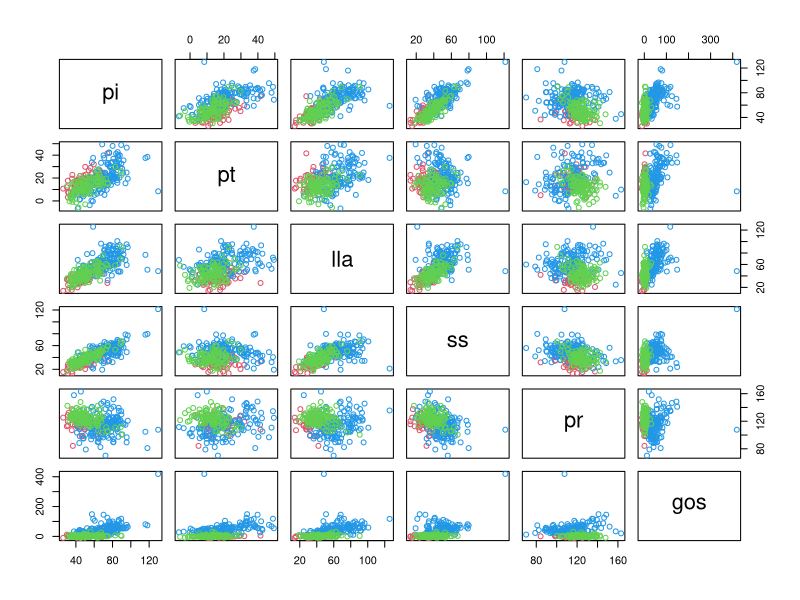
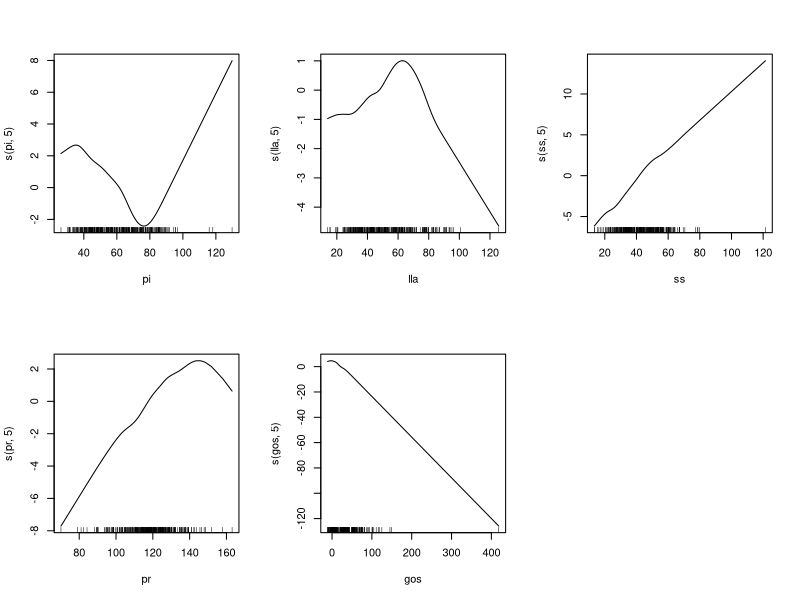

The R script that drew these images, in order:
## ---- chunk 1
knitr::opts_chunk$set(echo = TRUE)
## ---- chunk 2
library(MASS)
library(class)
library(gam)
library(nnet)
library(e1071)
## ---- chunk 3
vc = read.csv("vertebral-column.csv", stringsAsFactors=TRUE)
head(vc)
## ---- chunk 4
plot(vc[,-7], col=as.numeric(vc[,7])+1)
## ---- chunk 5
r = vector("list", 5)
A = vector("numeric", 5)
names(r) = c("LDA", "QDA", "NB", "MLR", "KNN")
names(A) = c("LDA", "QDA", "NB", "MLR", "KNN")
## ---- chunk 6
r[[1]] = lda(class ~ ., data=vc)
yhat = predict(r[[1]], newdata=vc)$class
table(vc$class, yhat)
(A[1] = mean(vc$class == yhat))
## ---- chunk 7
r[[2]] = qda(class ~ ., data=vc)
yhat = predict(r[[2]], newdata=vc)$class
table(vc$class, yhat)
(A[2] = mean(vc$class == yhat))
## ---- chunk 8
r[[3]] = naiveBayes(class ~ ., data=vc)
yhat = predict(r[[3]], newdata=vc)
table(vc$class, yhat)
(A[3] = mean(vc$class == yhat))
## ---- chunk 9
r[[4]] = multinom(class ~ ., data=vc)
yhat = predict(r[[4]], newdata=vc)
table(vc$class, yhat)
(A[4] = mean(vc$class == yhat))
## ---- chunk 10
yhat = knn(train=vc[,-7], test=vc[,-7], cl=vc[,7], k=10)  # K = 1
table(vc[,7], yhat)
(A[5] = mean(vc$class == yhat))
## ---- chunk 11
names(A[which.max(A)])
length(unique(vc$class))
## ---- chunk 12
vc$newclass = as.factor(ifelse(vc$class=="DH" | vc[, 7]=="SL","AB", "NO"))
## ---- chunk 13
r1 = glm(newclass ~ .-class, data=vc, family=binomial)
p = predict(r1, newdata=vc, type="response")
yhat = as.numeric(p > 0.5) + 1
table(vc$newclass, levels(vc$newclass)[yhat])
(A1 = mean(vc$newclass == levels(vc$newclass)[yhat]))
## ---- chunk 14
r1 = step(r1, type="backward")
summary(r1)
## ---- chunk 15
par(mfrow=c(2,3))
r1 = gam(newclass ~ s(pi, 5) + s(lla, 5) + s(ss, 5) + s(pr,5) + s(gos, 5), data=vc, family=binomial())
summary(r1)
plot(r1)
## ---- chunk 16
r1 = gam(newclass ~ s(pi, 2) + s(lla, 2) + ss + s(pr,2) + gos, data=vc, family=binomial())
p = predict(r1, vc)
yhat = as.numeric(p > 0.5) + 1
table(vc$newclass, levels(vc$newclass)[yhat])
(A1 = mean(vc$newclass == levels(vc$newclass)[yhat]))
## ---- chunk 17
vc = read.csv("vertebral-column.csv", stringsAsFactors=TRUE)

n = nrow(vc)       # total number of observations
c = 1:5  # all the classifiers for comparison
R = 5                   # number of repetitions
K = 10                  # K-fold CV
a = matrix(nrow=R*K, ncol=length(c))   # pre-allocate space

# indies of a test test in CV
# i -- which fold
# n -- sample size
# K -- total number of folds

test.set = function(i, n, K=10) {
  if(i < 1 || i > K) 
    stop(" i out of range (1, K)")
  start = round(1 + (i-1) * n / K)
  end = ifelse(i == K, n, round(i * n / K))
  start:end
}

set.seed(769)           # set a random seed

for(i in 1:R) {                  # for each repetition
  ind = sample(n)
  for(k in 1:K) {                # for each fold
    index = ind[test.set(k, n, K)]
    test = vc[index,]
    train = vc[-index,]
    for(j in 1:length(c)) {     # for each classifier
      if (j ==1 || j ==2) yhat = predict(r[[1]], newdata=test)$class
      if (j ==3 || j ==4) yhat = predict(r[[j]], newdata=test)
      if (j == 5) yhat = knn(train=train[,-7], test=test[,-7], cl=train[,7], k=10)
      a[K*(i-1)+k,j] = mean(test$class == yhat)
    }
  }
}

head(a)
(pe = cbind(c=c, a=colMeans(a)))
